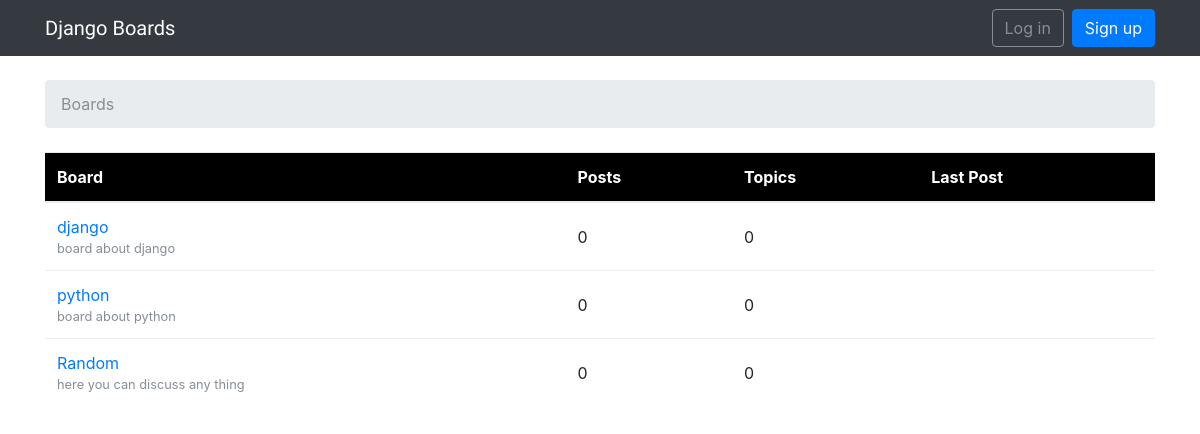
The page / on the database its author committed.
### boards/models.py (models this page shows, shortened)
class Board(models.Model):
    name = models.CharField(max_length=30,unique=True)
    description = models.CharField(max_length=100)

### boards/views.py (the view)
# urls.py: 2. Add a URL to urlpatterns:  url(r'^$', views.home, name='home')
def home(request):
    boards = Board.objects.all()
    context = {
        'boards':boards,
    }
    return render(request,'home.html',context)

### templates/home.html
{% extends 'base.html' %}
{% block breadcrumb %}
    <li class="breadcrumb-item active" aria-current="page">Boards</li>
{% endblock breadcrumb %}
{% block content %}
    <table class="table">
        <thead class="thead-inverse">
            <tr>
                <th>Board</th>
                <th>Posts</th>
                <th>Topics</th>
                <th>Last Post</th>
            </tr>
        </thead>
        <tbody>
            {% for board in boards  %}
                <tr>
                    <td>
                        <a href="{% url 'board_topics' board.pk%}">{{ board.name }}</a>
                        <small class="text-muted d-block">{{ board.description }}</small>
                    </td>
                    <td class="align-middle">0</td>
                    <td class="align-middle">0</td>
                    <td></td>
                </tr>
            {% endfor %}
        </tbody>
    </table>
{% endblock content %}

### static/css/main.css (style rules this page uses)
.thead-inverse { background-color: black; color: white; }

### rows shown on the page
Board: name "django", description "board about django"
Board: name "python", description "board about python"
Board: name "Random", description "here you can discuss any thing"
